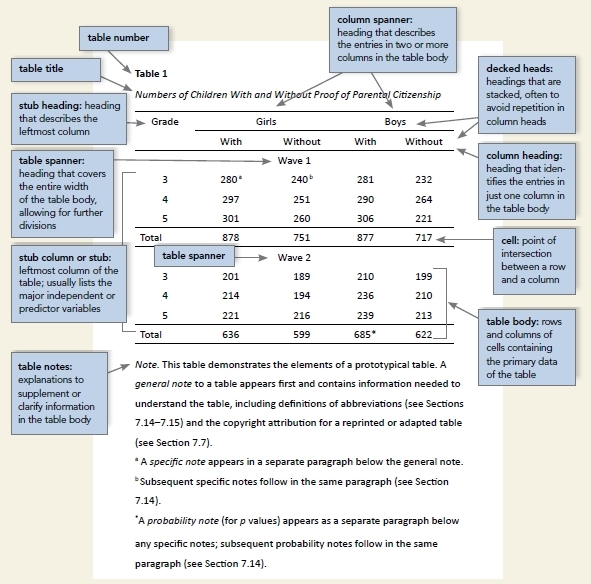
#> input picture references/table-setup-image_tcm11-262906_w1024_n.jpg, 591 x 584 px; its folder holds only this picture in this run
$ python -i fab_pdf_pipeline.py   (imports and definitions only)   (older library calls are emulated)
#> lines starting #> are read from the running program, lines starting #| are printed output that depends on the picture; after the words box and inside, x2 and y2 are one past the last pixel; in counts of white or black regions, pixels touching at a corner belong together
"""
Fab PDF Pipeline — Fabrication Edge Cases (AI_Has_3)
Extends doc_text_eval_pipeline.py with real PDF processing.

Populates stub columns using PyMuPDF + OpenCV:
  - Image quality: laplacian_variance_blur, tenengrad_sharpness,
                   rms_contrast, mean_brightness, skew_angle_deg, resolution_dpi
  - Flags:         is_blurry, is_low_contrast  (bottom-10th-pctile within set)
  - Text:          text_extraction_method, n_pages_extracted,
                   words_per_page_avg, chars_per_page_avg_redacted
  - OCR:           ocr_confidence_avg_pct (stub — requires MS Foundry OCR)

Maps Excel rows → fab_source folders via surgeon initials + patient initials.
MET_DM is absent from fab_source; that row receives None for all PDF metrics.
"""

import re
import os
import csv
import numpy as np
import cv2
import fitz  # PyMuPDF
import openpyxl
from openpyxl.styles import PatternFill, Font, Alignment
from openpyxl.utils import get_column_letter

FAB_DIR    = os.path.join(os.path.dirname(__file__), "fab_source")
EXCEL_PATH = os.path.join(FAB_DIR, "llm_validation_failure_analysis.xlsx")
SHEET_NAME = "AI_Has_3 "
RENDER_DPI = 150   # render resolution for quality metrics

# ── Feature definitions (same as original pipeline) ──────────────────────────
FEATURE_TRIPLETS = [
    ("lesion_size",                  "G", "H", "I"),
    ("laterality",                   "J", "K", "L"),
    ("lesion_location",              "M", "N", "O"),
    ("calcifications_asymmetry",     "P", "Q", "R"),
    ("additional_enhancement_mri",   "S", "T", "U"),
    ("extent",                       "V", "W", "X"),
    ("accurate_clip_placement",      "Y", "Z", "AA"),
    ("workup_recommendation",        "AB", "AC", "AD"),
    ("lymph_node",                   "AE", "AF", "AG"),
    ("chronology_preserved",         "AH", "AI", "AJ"),
    ("biopsy_method",                "AK", "AL", "AM"),
    ("invasive_component_size_path", "AN", "AO", "AP"),
    ("histologic_diagnosis",         "AQ", "AR", "AS"),
    ("receptor_status",              "AT", "AU", "AV"),
]
IMAGING_FEATURES = {
    "lesion_size", "laterality", "lesion_location",
    "calcifications_asymmetry", "additional_enhancement_mri",
    "extent", "accurate_clip_placement", "workup_recommendation",
    "lymph_node", "chronology_preserved",
}
PATHOLOGY_FEATURES = {
    "biopsy_method", "invasive_component_size_path",
    "histologic_diagnosis", "receptor_status",
}
QUALITY_KEYWORDS_CONFIRMED = [
    "blurry", "blur", "poor quality pdf", "poor quality",
    "not clear", "low quality", "image quality", "scanned",
]
QUALITY_KEYWORDS_POSSIBLE = [
    "uploaded text", "discrepancy", "text", "long", "truncated",
    "cut off", "missing", "difficult", "unclear", "confused", "confusion",
]
SIZE_ERROR_PATTERN = re.compile(
    r"\d+\.?\d*\s*(cm|mm|instead|rather|than|vs\.?)", re.IGNORECASE
)


# ── Utility helpers ───────────────────────────────────────────────────────────

# [114 lines left out: functions col_letter_to_idx, surgeon_to_code, build_folder_map, classify_doc_quality, classify_text_quality, infer_pdf_type and 3 more, not called in this run]


def _estimate_skew(gray: np.ndarray) -> float:
    _, binary = cv2.threshold(gray, 0, 255,
                              cv2.THRESH_BINARY_INV + cv2.THRESH_OTSU)
    edges = cv2.Canny(binary, 50, 150, apertureSize=3)
    lines = cv2.HoughLinesP(edges, 1, np.pi / 180,
                            threshold=80, minLineLength=80, maxLineGap=10)
    if lines is None:
        return 0.0
    angles = []
    for ln in lines:
        x1, y1, x2, y2 = ln[0]
        if x2 != x1:
            a = np.degrees(np.arctan2(y2 - y1, x2 - x1))
            if abs(a) < 45:
                angles.append(a)
    return float(np.median(angles)) if angles else 0.0


# [449 lines left out: functions _page_embedded_dpi, _is_native_pdf, _page_metrics, process_case_pdfs, process_sheet, not called in this run]


# [2 lines not run here, left out]

>>> import cv2
>>> picture = cv2.imread('../references/table-setup-image_tcm11-262906_w1024_n.jpg', cv2.IMREAD_GRAYSCALE)
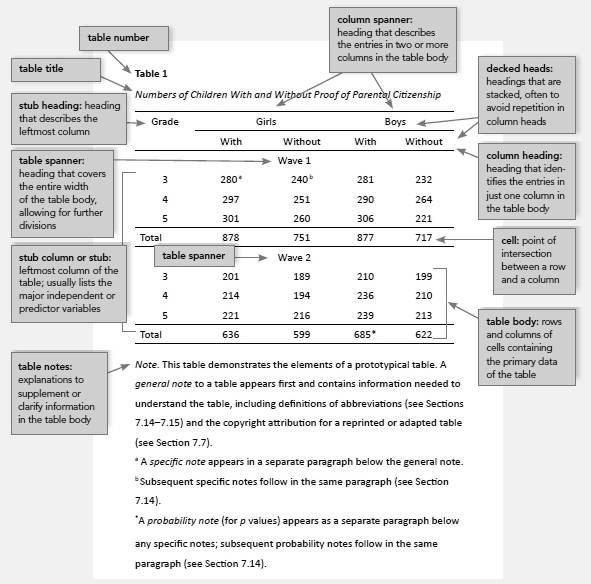
#> picture: shape (584, 591); min 0, max 255, mean 227.3
>>> result = _estimate_skew(picture)
#> in _estimate_skew, `_, binary = cv2.threshold(gray, 0, 255, cv2.THRESH_BINARY_INV + cv2.TH..`:
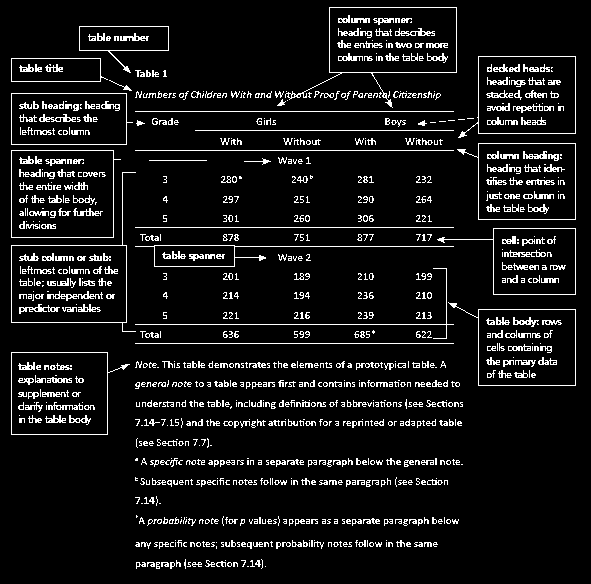
#> binary: shape (584, 591); 8.2% white in thin lines or dots
#> in _estimate_skew, `edges = cv2.Canny(binary, 50, 150, apertureSize=3)`:
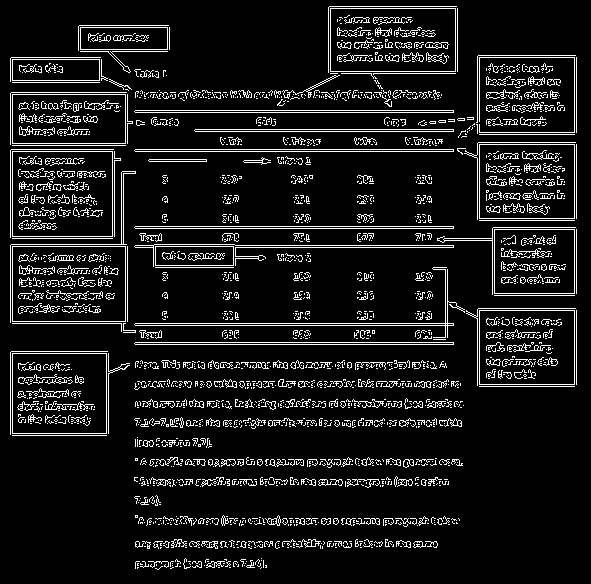
#> edges: shape (584, 591); 9.7% white in thin lines or dots
#> in _estimate_skew, `lines = cv2.HoughLinesP(edges, 1, np.pi / 180, threshold=80, minLineLe..`: lines = 128 rows, first 6: [12, 323, 453, 323], [135, 151, 479, 151], [11, 92, 439, 92], [135, 149, 457, 149], [135, 325, 453, 325], [10, 322, 10, 93]
#> the loop in _estimate_skew, `for ln in lines:` made 128 passes
#> (x1, y1, x2, y2, a) on passes 1, 2, 3, 4, 5, 7, 8, 9, 10, 12, 13, 14: (12, 323, 453, 323, 0), (135, 151, 479, 151, 0), (11, 92, 439, 92, 0), (135, 149, 457, 149, 0), (135, 325, 453, 325, 0), (135, 226, 453, 226, 0), (114, 110, 453, 110, 0), (195, 129, 453, 129, 0), (135, 342, 453, 342, 0), (135, 228, 453, 228, 0), (195, 131, 479, 131, 0), (235, 245, 453, 245, 0)
#> (x1, y1, x2, y2) on passes 6, 11, 15, 18, 26, 31: (10, 322, 10, 93), (576, 293, 576, 144), (12, 321, 12, 94), (574, 295, 574, 55), (479, 220, 479, 55), (477, 219, 477, 56)
#> after the loop in _estimate_skew, `for ln in lines:`: angles = 120 values, max 1.94 at index 92, min -1.03 at index 54, mean 0.0256
#> result = 0

$ run again, on references/IMG_6047.PNG
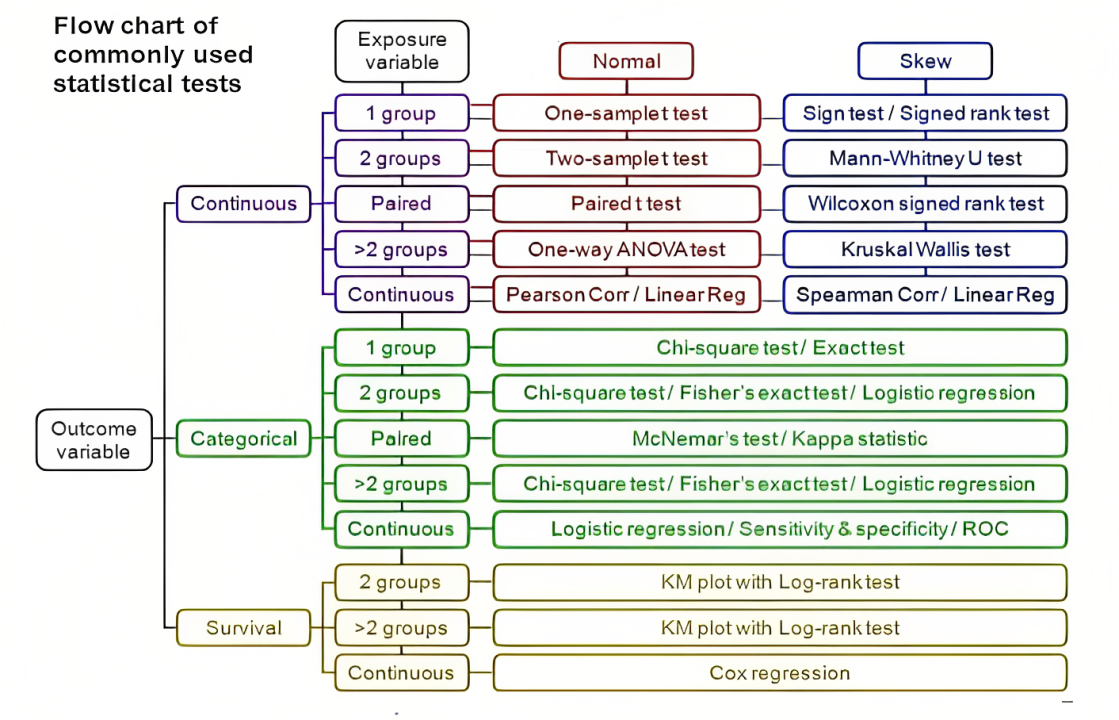
#> input picture references/IMG_6047.PNG, 1119 x 720 px
#> in _estimate_skew, `_, binary = cv2.threshold(gray, 0, 255, cv2.THRESH_BINARY_INV + cv2.TH..`:
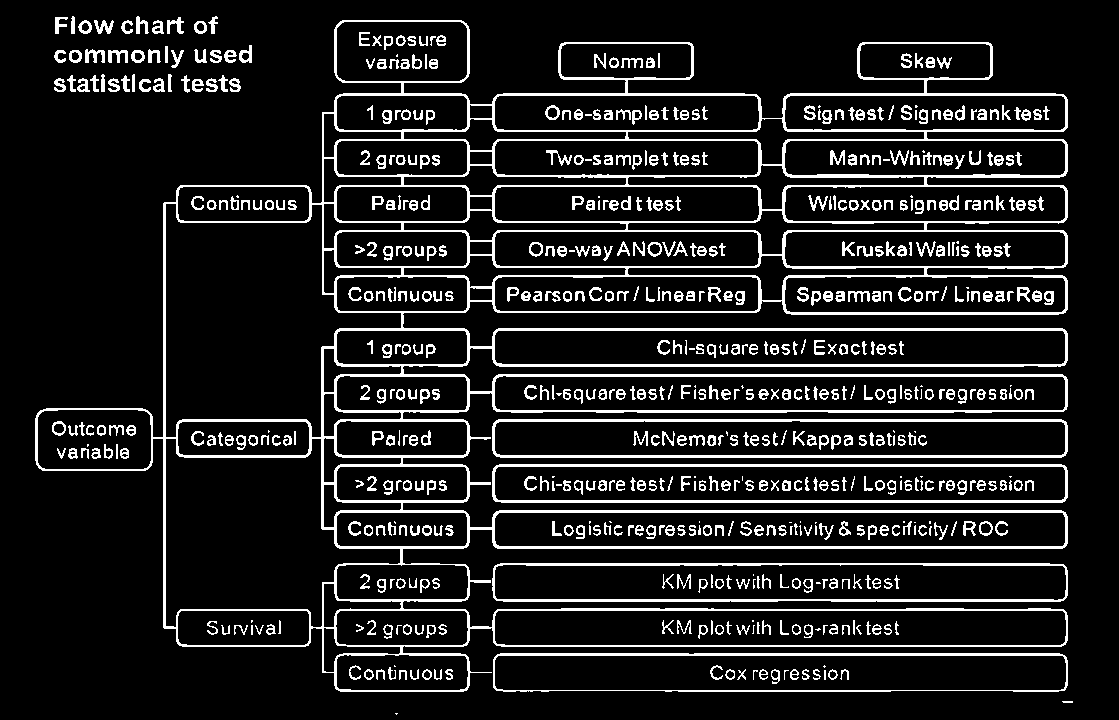
#> binary: shape (720, 1119); 12.1% white; 667 white regions (63 under 20 px), largest, box (x1, y1, x2, y2) and area: (35, 20, 1068, 692) 49062, (492, 464, 1068, 503) 3616, (492, 419, 1068, 458) 3604
#> in _estimate_skew, `edges = cv2.Canny(binary, 50, 150, apertureSize=3)`:
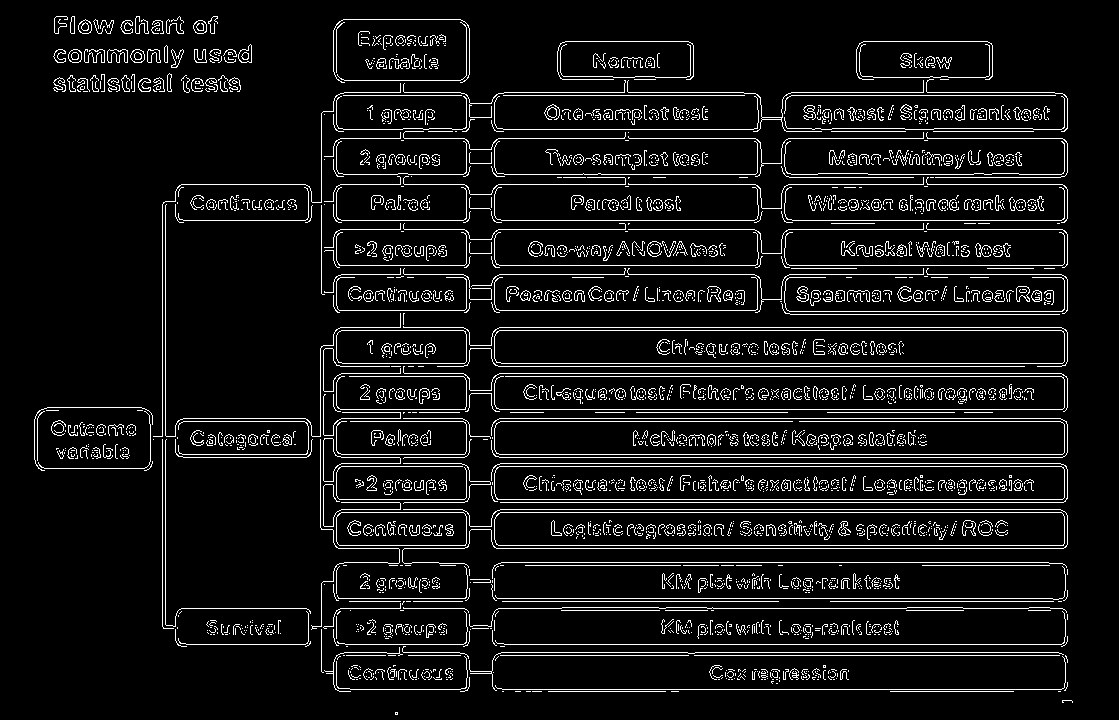
#> edges: shape (720, 1119); 7.8% white in thin lines or dots
#> lines = 284 rows, first 6: [493, 454, 1066, 454], [494, 421, 1066, 421], [495, 655, 1065, 655], [500, 509, 1060, 509], [493, 220, 759, 220], [183, 457, 306, 457]
#> the loop in _estimate_skew, `for ln in lines:` made 284 passes
#> (x1, y1, x2, y2, a) on passes 1 to 8: (493, 454, 1066, 454, 0), (494, 421, 1066, 421, 0), (495, 655, 1065, 655, 0), (500, 509, 1060, 509, 0), (493, 220, 759, 220, 0), (183, 457, 306, 457, 0), (498, 184, 755, 184, 0), (335, 330, 468, 330, 0)
#> after the loop in _estimate_skew, `for ln in lines:`: angles = 270 values, max 5.38 at index 232, min -3.42 at index 227, mean 0.171
#> result = 0
